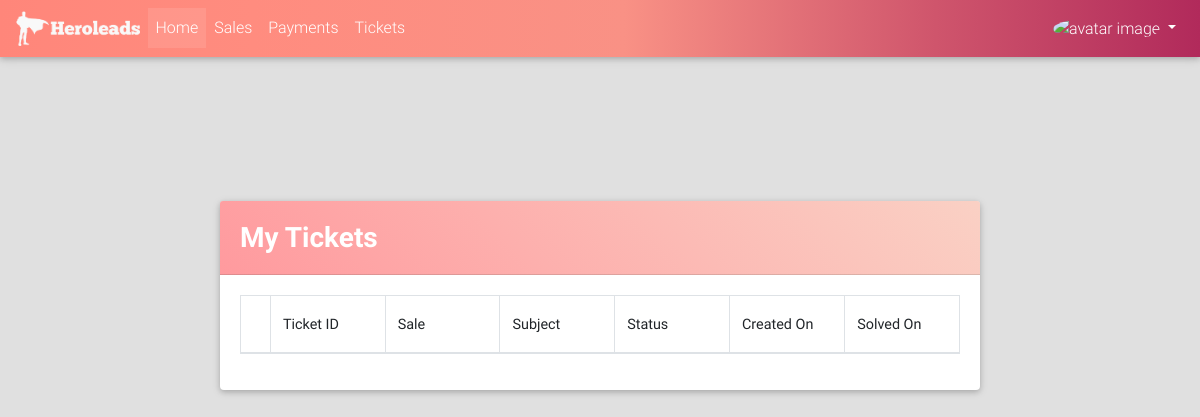
/tickets/list/ (signed in), run on an earlier commit of the app's database.
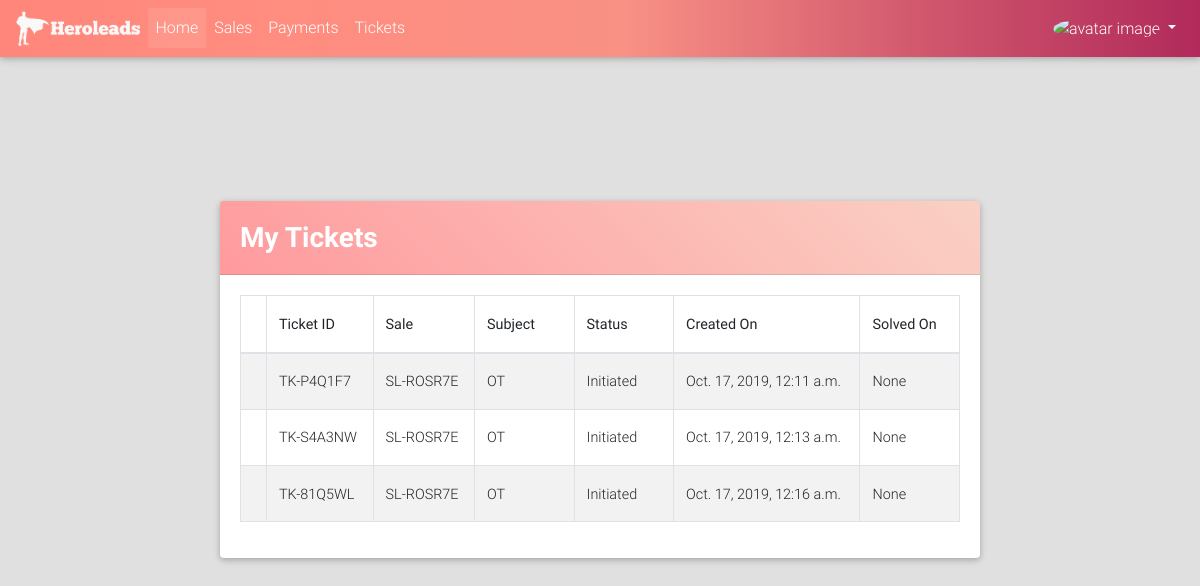
And on a later commit of the database.
### tickets/models.py (models this page shows, shortened)
class Ticket(models.Model):
    TICKET_STATUS_CHOICES = (("IN", "Initiated"), ("PR", "Processing"), ("SL", "Solved"), ("CN", "Cancelled"), ("EX", "Expired"))
    QUERY_TYPE_CHOICES = (("PR", "Price"), ("PM", "Payment"), ("OT", "Other"))
    ticket_id = models.CharField(max_length=32, default=ticket_id_generator)
    sale = models.ForeignKey("sales.Sale", on_delete=models.CASCADE)
    status = models.CharField(max_length=2, choices=TICKET_STATUS_CHOICES, default="IN")
    query_type = models.CharField(max_length=2, choices=QUERY_TYPE_CHOICES, default="OT")
    executive_description = models.TextField(verbose_name="Comment", blank=True)
    photo = models.ImageField(upload_to="tickets/photos/", blank=True, null=True)
    created_on = models.DateTimeField(auto_now_add=True)
    solved_on = models.DateTimeField(blank=True, null=True)
    description = models.TextField(blank=True)
    """info from finance team"""
    @property
    def get_absolute_url(self):
        return reverse_lazy("tickets:detail", kwargs={"id": self.id})

### sales/models.py (models this page shows, shortened)
class Sale(models.Model):
    SALE_STATUS_CHOICES = (("CR", "Created"), ("PR", "Process"), ("AP", "Approved"), ("CP", "Completed"), ("DC", "Declined"))
    agent = models.ForeignKey(User, on_delete=models.CASCADE)
    campaign_name = models.CharField(max_length=128)
    sale_date = models.DateField()
    setup_fee = models.PositiveIntegerField()
    contract_volume = models.PositiveIntegerField()
    monthly_budget = models.PositiveIntegerField()
    duration = models.ForeignKey(Duration, on_delete=models.PROTECT)
    management_fee = models.PositiveIntegerField()
    car_dealer_amount = models.PositiveIntegerField()
    payment_terms = models.PositiveIntegerField()
    agent_comment = models.TextField(verbose_name="Comment", blank=True)
    first_commission_paid = models.BooleanField(default=False)
    last_commission_paid = models.BooleanField(default=False)
    first_commission_pay_on = models.DateField(blank=True, null=True)
    last_commission_pay_on = models.DateField(blank=True, null=True)
    finance_comment = models.TextField(blank=True)
    commission_applicable = models.FloatField(blank=True, null=True)
    payment_term_intz = models.PositiveIntegerField(blank=True, null=True)
    car_dealer_bonus = models.PositiveIntegerField(blank=True, null=True)
    multiplier_applicable = models.FloatField(blank=True, null=True)
    setup_fee_payout = models.PositiveIntegerField(blank=True, null=True)
    first_payout = models.PositiveIntegerField(blank=True, null=True)
    last_payout = models.PositiveIntegerField(blank=True, null=True)
    bonus_payout = models.PositiveIntegerField(blank=True, null=True)
    total_payout = models.PositiveIntegerField(blank=True, null=True)
    sale_id = models.CharField(max_length=32, default=sale_id_generator)
    status = models.CharField(max_length=2, choices=SALE_STATUS_CHOICES, default="CR")
    created_on = models.DateTimeField(auto_now_add=True)

### tickets/views.py (the view)
class TicketListView(LoginRequiredMixin, ListView):
    model = Ticket
    context_object_name = "tickets"
    template_name = "tickets/list.html"
    def get_queryset(self):
        qs = super().get_queryset()
        return qs.filter(sale__agent=self.request.user)

### portal/templates/tickets/list.html (shortened to what this page needs)
{% extends "portal/base.html" %}
{% load crispy_forms_tags %}
{% load static %}
{% block custom_links %}
    <link href="{% static "css/addons/datatables.min.css" %}" rel="stylesheet">
    <link href="{% static "css/addons/datatables-select.min.css" %}" rel="stylesheet">
{% endblock %}
{% block content %}
    <br><br><br><br><br>
    <div class="col-lg-8" style="margin: auto;padding: 20px">
        <div class="card">
            <div class="card-header warm-flame-gradient clearfix">
                <div class="page_heading float-left">
                    <h3 class="font-weight-bold white-text mt-2">My Tickets</h3>
                </div>
            </div>
        <div class="card-body">
            <table id="dt-basic-checkbox" class="table table-striped table-bordered" cellspacing="0" width="100%">
          <thead>
            <tr>
              <th></th>
              <th class="th-sm">Ticket ID</th>
              <th class="th-sm">Sale</th>
              <th class="th-sm">Subject</th>
              <th class="th-sm">Status</th>
              <th class="th-sm">Created On</th>
              <th class="th-sm">Solved On</th>
            </tr>
          </thead>
          <tbody>
            {% for ticket in tickets %}
                <tr>
                    <td></td>
                    <td><a href="{{ ticket.get_absolute_url }}">{{ ticket.ticket_id }}</a></td>
                    <td>{{ ticket.sale.sale_id }}</td>
                    <td>{{ ticket.query_type }}</td>
                    <td>{{ ticket.get_status_display}}</td>
                    <td>{{ ticket.created_on }}</td>
                    <td>{{ ticket.solved_on }}</td>
                </tr>
            {% endfor %}
          </tbody>
        </table>
        </div>
        </div>
    </div>
{% endblock %}

What changed in the data, as far as the page shows it:
added Ticket: ticket_id "TK-P4Q1F7", sale.sale_id "SL-ROSR7E", query_type "OT", status "Initiated", created_on "Oct. 17, 2019, 12:11 a.m.", solved_on "None"
added Ticket: ticket_id "TK-S4A3NW", sale.sale_id "SL-ROSR7E", query_type "OT", status "Initiated", created_on "Oct. 17, 2019, 12:13 a.m.", solved_on "None"
added Ticket: ticket_id "TK-81Q5WL", sale.sale_id "SL-ROSR7E", query_type "OT", status "Initiated", created_on "Oct. 17, 2019, 12:16 a.m.", solved_on "None"
